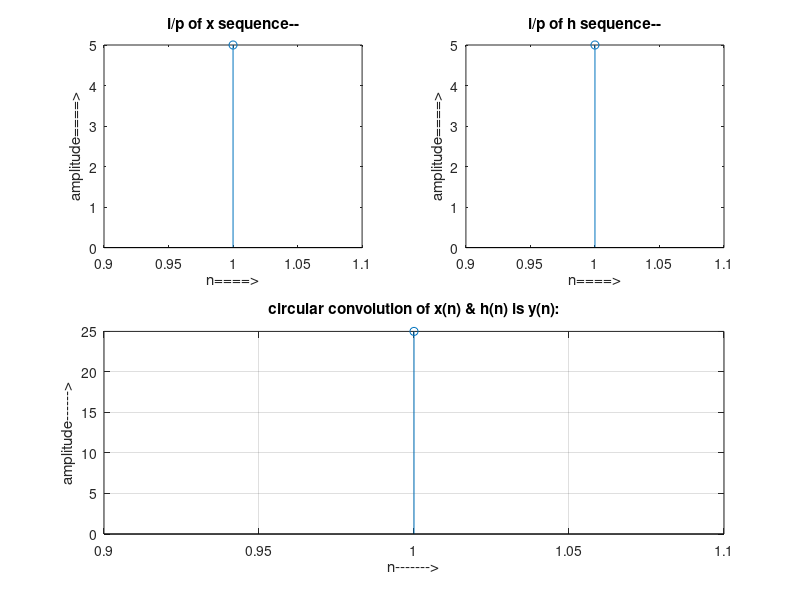

Here is the MATLAB script that generated this plot:
x=input("x sequence: ");
h=input("h sequence: ");
m=length(x);
n=length(h);
%x sequence
subplot(2,2,1);
stem(x);
title("i/p of x sequence--");
xlabel("n====>");
ylabel("amplitude====>");
%h sequence
subplot(2,2,2);
stem(h);
title("i/p of h sequence--");
xlabel("n====>");
ylabel("amplitude====>");
y1=fft(x,n);
y2=fft(h,n);
y3 = y1.*y2;
y=ifft(y3,n);
subplot(2,2,[3,4]);
stem(y);
title('circular convolution of x(n) & h(n) is y(n):');
ylabel("amplitude------>");
xlabel("n------->");
grid;